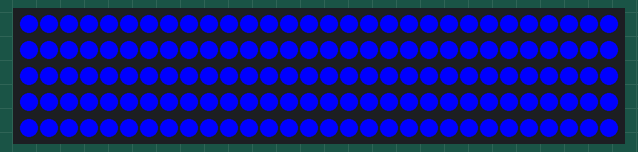
Bench run of a sketch on a simulated Arduino Uno, built with avr-gcc and run on an emulated ATmega328P. On the bench: 150 RGB LEDs in strip order, left to right, continuing on the next row. Random numbers use the default seed unless the sketch sets one.

Above: at 9.1 s.
At 19.1 s:
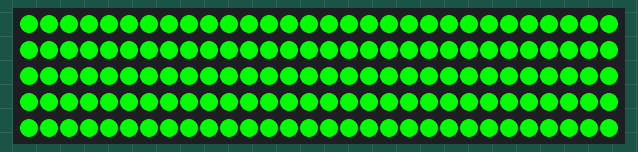
At 26.1 s:
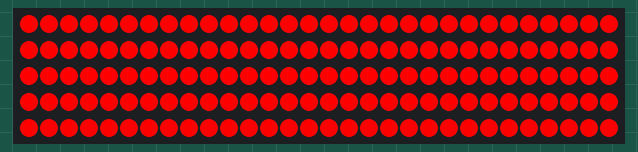
At 33.1 s:
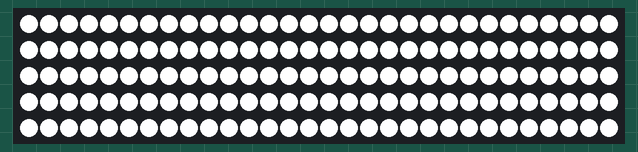

Measured:
- what the display in image 0 shows lasts 1.0 s, from 9.0 s to 10.0 s

The sketch:

Game.ino
```cpp
#include "FastLED.h"

#define NUM_LEDS 150
CRGB leds[NUM_LEDS];

enum State{
  GettingNextColor,
  WaitingForInput,
  CorrectInput,
  WrongInput
};

typedef struct {
  int hue;
  int input;
} Color;

int colorDelay;
unsigned long lastUpdate;
unsigned long rightUpdate;

int inputsNeeded;
int inputsGiven;

Color colors[4] = {
  {0,114},
  {40, 121},
  {96, 103},
  {160, 98}
  };

Color color;

State state;

void setup() {
  Serial.begin(9600);
  randomSeed(analogRead(0));
  FastLED.addLeds<NEOPIXEL, 6>(leds, 150);
  SetColor(0, 0, 0);
  colorDelay = random(5, 10);
  lastUpdate = millis();
  state = GettingNextColor;
}

void loop() {
  int input = -1;

  if(Serial.available()) {
    input = Serial.read();
  }

  if(state == CorrectInput) {
    if(millis() - rightUpdate >= 50) {
      Right();
      rightUpdate = millis();
    }
  }

  if(state == GettingNextColor || state == CorrectInput || state == WrongInput) {
    if(millis() - lastUpdate >= colorDelay * 1000) {
      state = WaitingForInput;
      color = colors[random(4)];
      SetColor(color.hue, 255, 255);
      lastUpdate = millis();
      inputsNeeded += 1;
      inputsGiven = 0;
    }
  } else if(state == WaitingForInput) {
    if(IsColorCorrect(input)) {
      if(++inputsGiven == inputsNeeded) {
        state = CorrectInput;
        colorDelay = random(5, 10);
        rightUpdate = millis();
      } else {
        color = colors[GetDifferentColor()];
        SetColor(color.hue, 255, 255);
      }
      lastUpdate = millis();
    } else if(input != -1 || millis() - lastUpdate >= 1000) {
      state = WrongInput;
      SetColor(0, 0, 255);
      inputsNeeded = 0;
      colorDelay = random(5, 10);
      lastUpdate = millis();
    }
  }
}

void SetColor(int color, int sat, int value) {
  for(int i = 0; i < NUM_LEDS; i++) {
    leds[i] = CHSV(color, sat, value);
  }
  FastLED.show();
}

bool IsColorCorrect(int input){
  if(input == color.input) {
    return true;
  } else {
    return false;
  }
}

int GetDifferentColor() {
  while(true) {
    int possibleColor = random(4);
    if(colors[possibleColor].hue != color.hue) {
      return possibleColor;
    }
  }
}

void Right() {
  for(int i = 0; i < NUM_LEDS; i++) {
    leds[i] = CHSV(random(256), 255, 255);
  }
  FastLED.show();
}
```
